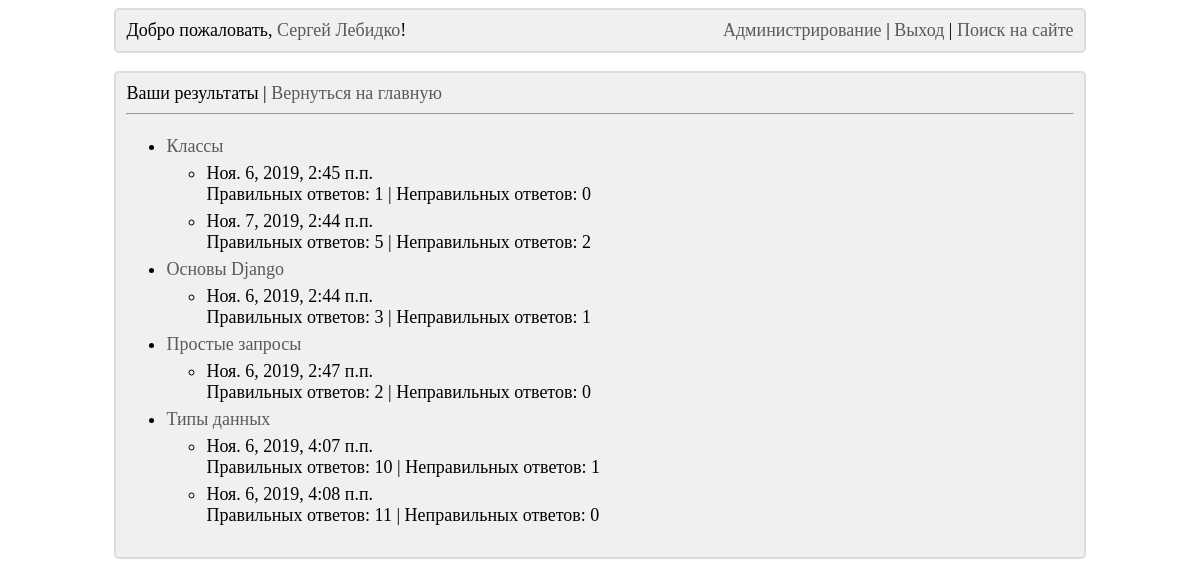
Screenshot of /main/user_statistic/ (signed in) with the database file from the repository.
### main/models.py (models this page shows)
class Test(models.Model):
    title = models.CharField(max_length=200, unique=True, null=False, blank=False, verbose_name='Название теста')
    test_group = models.ForeignKey(TestGroup, on_delete=models.CASCADE, null=False, blank=False,
                                   verbose_name='Группа тестов')
    def __str__(self):
        return self.title
    class Meta:
        verbose_name = 'Тест'
        verbose_name_plural = 'Тесты'
        ordering = ['title']

class TestResult(models.Model):
    user = models.ForeignKey(User, on_delete=models.CASCADE, null=False, blank=False, verbose_name='Пользователь')
    test = models.ForeignKey(Test, on_delete=models.CASCADE, null=False, blank=False, verbose_name='Тест')
    date_test = models.DateTimeField(auto_now_add=True, verbose_name='Дата прохождения теста')
    correct_count = models.IntegerField(null=False, blank=False, verbose_name='Количество правильных ответов')
    incorrect_count = models.IntegerField(null=False, blank=False, verbose_name='Количество неправильных ответов')

### main/views.py (the view)
# urls.py: path('user_statistic/', statistic_page, name='statistic_page'),
@login_required(login_url=reverse_lazy('main:login'))
def statistic_page(request):
    passed_tests = []
    for test in Test.objects.all().order_by('title'):
        results = TestResult.objects.filter(test=test, user=request.user).order_by('date_test')
        if not results.exists():
            continue
        passed_tests.append({'test': test, 'result_test': []})
        for result in results:
            passed_tests[-1]['result_test'].append(result)
    context = {'passed_tests': passed_tests}
    return render(request, 'main/user_satistic.html', context)

### main/templates/main/user_satistic.html
{% extends 'layout/basic.html' %}
{% block content %}
    <div class="basic_block">
        Ваши результаты |
        <a href="{% url 'main:index' %}">Вернуться на главную</a>
        <hr>
        {% if passed_tests %}
            <ul>
                {% for passed_test in passed_tests %}
                    <li>
                        <a href="{% url 'main:test_page' test_group_id=passed_test.test.test_group.pk test_id=passed_test.test.pk %}">
                            {{ passed_test.test }}
                        </a>
                    </li>
                    <ul>
                        {% for result in passed_test.result_test %}
                            <li>
                                {{ result.date_test }}<br>
                                Правильных ответов: {{ result.correct_count }} |
                                Неправильных ответов: {{ result.incorrect_count }}<br>
                            </li>
                        {% endfor %}
                    </ul>
                {% endfor %}
            </ul>
        {% else %}
            Вы не проходили ни одного теста.
        {% endif %}
    </div>
{% endblock %}

### main/templates/layout/basic.html (shortened to what this page needs)
{% load static %}
<!DOCTYPE html>
<html lang="ru">
<head>
    <link rel="stylesheet" type="text/css" href="{% static 'main/style.css' %}">
</head>
<body>
{% block header %}
    <div class="basic_block">
        <div id="left_block">
            {% if user.is_authenticated %}
                Добро пожаловать,
                <a href="{% url 'main:account' %}">{{ user.first_name }} {{ user.last_name }}</a>!
            {% else %}
                <a href="{% url 'main:login' %}">Войти</a>
                или
                <a href="{% url 'main:register_user' %}">зарегистрироваться</a>
            {% endif %}
        </div>
        <div id="right_block">
            {% if user.is_authenticated %}
                {% if user.is_superuser %}
                    <a href="/admin/">Администрирование</a> |
                {% endif %}
                <a href="{% url 'main:logout' %}">Выход</a> |
            {% endif %}
            <a href="{% url 'main:find' %}">Поиск на сайте</a>
        </div>
    </div>
    <br>
{% endblock %}
{% block content %}
{% endblock %}
</body>
</html>

### main/static/main/style.css (style rules this page uses)
.basic_block { font-size: large; background-color: RGB(240, 240, 240); border: 2px solid RGB(220, 220, 220); border-radius: 5px; padding: 10px; margin-left: auto; margin-right: auto; width: 80%; overflow: hidden; }
div#left_block { float: left; }
div#right_block { float: right; }
a { color: RGB(90, 90, 90); text-decoration: none; }
li { padding-top: 3px; padding-bottom: 3px;; }

### rows the page displays
Test: test "Классы"
TestResult: date_test "Ноя. 6, 2019, 2:45 п.п.", correct_count "1", incorrect_count "0"
TestResult: date_test "Ноя. 7, 2019, 2:44 п.п.", correct_count "5", incorrect_count "2"
Test: test "Основы Django"
TestResult: date_test "Ноя. 6, 2019, 2:44 п.п.", correct_count "3", incorrect_count "1"
Test: test "Простые запросы"
TestResult: date_test "Ноя. 6, 2019, 2:47 п.п.", correct_count "2", incorrect_count "0"
Test: test "Типы данных"
TestResult: date_test "Ноя. 6, 2019, 4:07 п.п.", correct_count "10", incorrect_count "1"
TestResult: date_test "Ноя. 6, 2019, 4:08 п.п.", correct_count "11", incorrect_count "0"

### other values shown
{{ user.first_name }} "Сергей"
{{ user.last_name }} "Лебидко"
